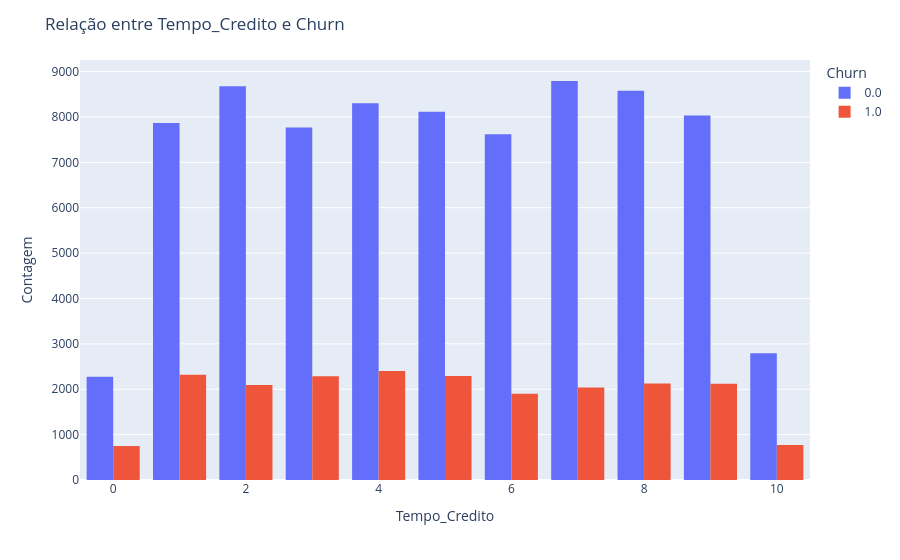

The notebook cell saved with this chart:
### Markdown cell above
R.#Analisando estas mesmas variáveis, utilizando o um gráfico de linhas, podemos responder por exemplo: "À medida que a idade aumenta, o churn aumenta ou diminui?"
Neste caso, a idade possui forte influência no churn, com clientes mais velhos apresentando taxas de cancelamento maiores.

### Code cell
import plotly.express as px

fig = px.histogram(
    df,
    x='Tempo_Credito',
    color='Churn',
    barmode='group'
)

fig.update_layout(
    title='Relação entre Tempo_Credito e Churn',
    xaxis_title='Tempo_Credito',
    yaxis_title='Contagem',
    legend_title='Churn'
)

fig.show()

### Figure 1 — Plotly figure (JSON) as saved in the notebook; plotly's stock layout.template omitted (floating-point values rounded to 4 significant figures; data arrays with more than 128 entries replaced by an {"elided": "..."} marker saying what was removed)
{"data": [{"alignmentgroup": "True", "bingroup": "x", "hovertemplate": "Churn=0.0<br>Tempo_Credito=%{x}<br>count=%{y}<extra></extra>", "legendgroup": "0.0", "marker": {"color": "#636efa", "pattern": {"shape": ""}}, "name": "0.0", "offsetgroup": "0.0", "orientation": "v", "showlegend": true, "type": "histogram", "x": {"elided": "78815 int values"}, "xaxis": "x", "yaxis": "y"}, {"alignmentgroup": "True", "bingroup": "x", "hovertemplate": "Churn=1.0<br>Tempo_Credito=%{x}<br>count=%{y}<extra></extra>", "legendgroup": "1.0", "marker": {"color": "#EF553B", "pattern": {"shape": ""}}, "name": "1.0", "offsetgroup": "1.0", "orientation": "v", "showlegend": true, "type": "histogram", "x": {"elided": "21096 int values"}, "xaxis": "x", "yaxis": "y"}], "layout": {"barmode": "group", "legend": {"title": {"text": "Churn"}, "tracegroupgap": 0}, "margin": {"t": 60}, "title": {"text": "Relação entre Tempo_Credito e Churn"}, "xaxis": {"anchor": "y", "domain": [0, 1], "title": {"text": "Tempo_Credito"}}, "yaxis": {"anchor": "x", "domain": [0, 1], "title": {"text": "Contagem"}}}}
